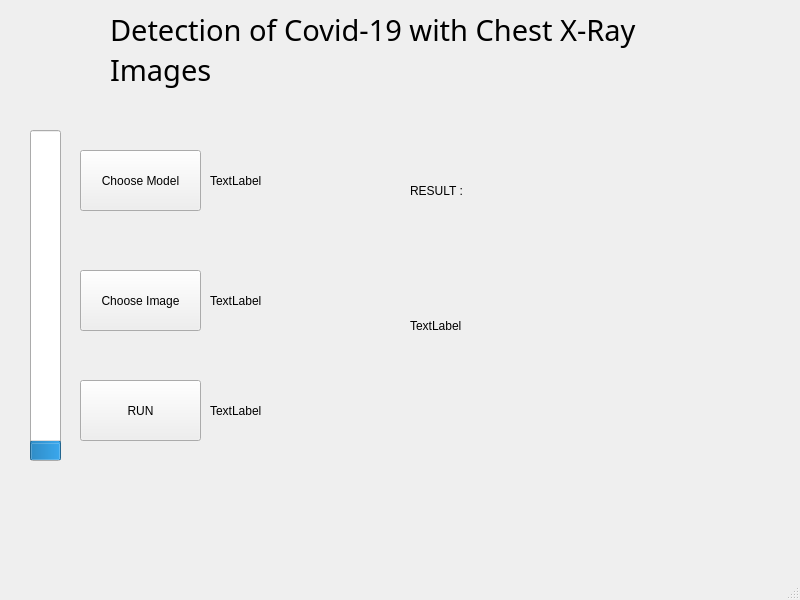
<?xml version="1.0" encoding="UTF-8"?>
<ui version="4.0">
 <class>MainWindow</class>
 <widget class="QMainWindow" name="MainWindow">
  <property name="geometry">
   <rect>
    <x>0</x>
    <y>0</y>
    <width>800</width>
    <height>600</height>
   </rect>
  </property>
  <property name="windowTitle">
   <string>MainWindow</string>
  </property>
  <widget class="QWidget" name="centralwidget">
   <widget class="QLabel" name="label_title">
    <property name="geometry">
     <rect>
      <x>110</x>
      <y>0</y>
      <width>561</width>
      <height>100</height>
     </rect>
    </property>
    <property name="font">
     <font>
      <family>Script MT Bold</family>
      <pointsize>22</pointsize>
      <weight>50</weight>
      <italic>false</italic>
      <bold>false</bold>
     </font>
    </property>
    <property name="autoFillBackground">
     <bool>false</bool>
    </property>
    <property name="text">
     <string>Detection of Covid-19 with Chest X-Ray Images</string>
    </property>
    <property name="textFormat">
     <enum>Qt::AutoText</enum>
    </property>
    <property name="scaledContents">
     <bool>false</bool>
    </property>
    <property name="wordWrap">
     <bool>true</bool>
    </property>
   </widget>
   <widget class="QProgressBar" name="progressBar">
    <property name="geometry">
     <rect>
      <x>30</x>
      <y>130</y>
      <width>31</width>
      <height>331</height>
     </rect>
    </property>
    <property name="value">
     <number>5</number>
    </property>
    <property name="orientation">
     <enum>Qt::Vertical</enum>
    </property>
    <property name="textDirection">
     <enum>QProgressBar::TopToBottom</enum>
    </property>
    <property name="format">
     <string>%p%</string>
    </property>
   </widget>
   <widget class="QPushButton" name="pushButton">
    <property name="geometry">
     <rect>
      <x>80</x>
      <y>150</y>
      <width>121</width>
      <height>61</height>
     </rect>
    </property>
    <property name="text">
     <string>Choose Model</string>
    </property>
   </widget>
   <widget class="QLabel" name="label">
    <property name="geometry">
     <rect>
      <x>210</x>
      <y>150</y>
      <width>121</width>
      <height>61</height>
     </rect>
    </property>
    <property name="text">
     <string>TextLabel</string>
    </property>
   </widget>
   <widget class="QPushButton" name="pushButton_2">
    <property name="geometry">
     <rect>
      <x>80</x>
      <y>270</y>
      <width>121</width>
      <height>61</height>
     </rect>
    </property>
    <property name="text">
     <string>Choose Image</string>
    </property>
   </widget>
   <widget class="QPushButton" name="pushButton_3">
    <property name="geometry">
     <rect>
      <x>80</x>
      <y>380</y>
      <width>121</width>
      <height>61</height>
     </rect>
    </property>
    <property name="text">
     <string>RUN</string>
    </property>
   </widget>
   <widget class="QLabel" name="label_2">
    <property name="geometry">
     <rect>
      <x>210</x>
      <y>270</y>
      <width>121</width>
      <height>61</height>
     </rect>
    </property>
    <property name="text">
     <string>TextLabel</string>
    </property>
   </widget>
   <widget class="QLabel" name="label_3">
    <property name="geometry">
     <rect>
      <x>210</x>
      <y>380</y>
      <width>121</width>
      <height>61</height>
     </rect>
    </property>
    <property name="text">
     <string>TextLabel</string>
    </property>
   </widget>
   <widget class="QLabel" name="label_4">
    <property name="geometry">
     <rect>
      <x>410</x>
      <y>235</y>
      <width>151</width>
      <height>181</height>
     </rect>
    </property>
    <property name="text">
     <string>TextLabel</string>
    </property>
   </widget>
   <widget class="QLabel" name="label_5">
    <property name="geometry">
     <rect>
      <x>410</x>
      <y>170</y>
      <width>151</width>
      <height>41</height>
     </rect>
    </property>
    <property name="text">
     <string>RESULT : </string>
    </property>
   </widget>
  </widget>
  <widget class="QMenuBar" name="menubar">
   <property name="geometry">
    <rect>
     <x>0</x>
     <y>0</y>
     <width>800</width>
     <height>21</height>
    </rect>
   </property>
  </widget>
  <widget class="QStatusBar" name="statusbar"/>
 </widget>
 <resources/>
 <connections/>
</ui>
